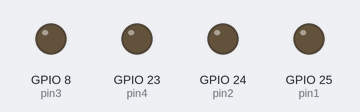
A program run on a simulated Raspberry Pi (BCM pin numbers). Shown: output pins drawn as LEDs (lit = HIGH).

Above: at 0.2 s.
At 0.65 s:
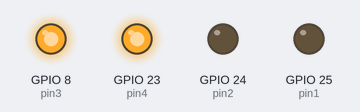
At 1.05 s:
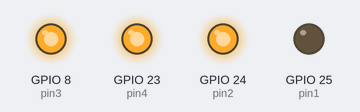
At 1.45 s:
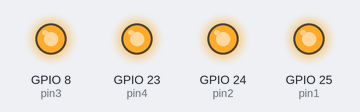
At 2.75 s:
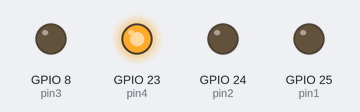
Timing chart, 0 to 3.0 s (numbered marks = the images above):
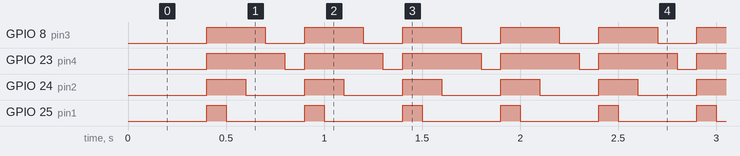

The program:

relay.py
```python
from time import sleep
import RPi.GPIO as GPIO

pin1 = 25
pin2 = 24
pin3 = 8
pin4 = 23

flash = .1

GPIO.setwarnings(False)
GPIO.setmode(GPIO.BCM)

GPIO.setup(pin1, GPIO.OUT)
GPIO.setup(pin2, GPIO.OUT)
GPIO.setup(pin3, GPIO.OUT)
GPIO.setup(pin4, GPIO.OUT)


while True:

	GPIO.output(pin1, False)
	sleep(flash)
        GPIO.output(pin2, False)
        sleep(flash)
	GPIO.output(pin3, False)
        sleep(flash)
	GPIO.output(pin4, False)
	sleep(flash)


	GPIO.output(pin1, True)
	GPIO.output(pin2, True)
	GPIO.output(pin3, True)
	GPIO.output(pin4, True)
	sleep(flash)
```

Measured:
- by itself, GPIO 8 (pin3): alternates HIGH for 0.30 s and LOW for 0.20 s
- by itself, GPIO 23 (pin4): alternates HIGH for 0.40 s and LOW for 0.10 s
- by itself, GPIO 24 (pin2): alternates HIGH for 0.20 s and LOW for 0.30 s
- by itself, GPIO 25 (pin1): alternates HIGH for 0.10 s and LOW for 0.40 s
